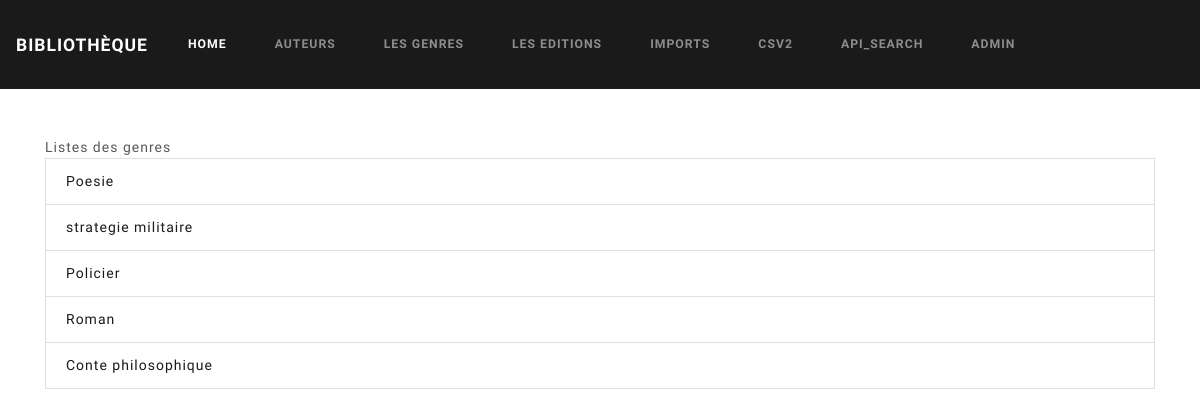
The page /biblio/genres/ on the database as committed earlier.
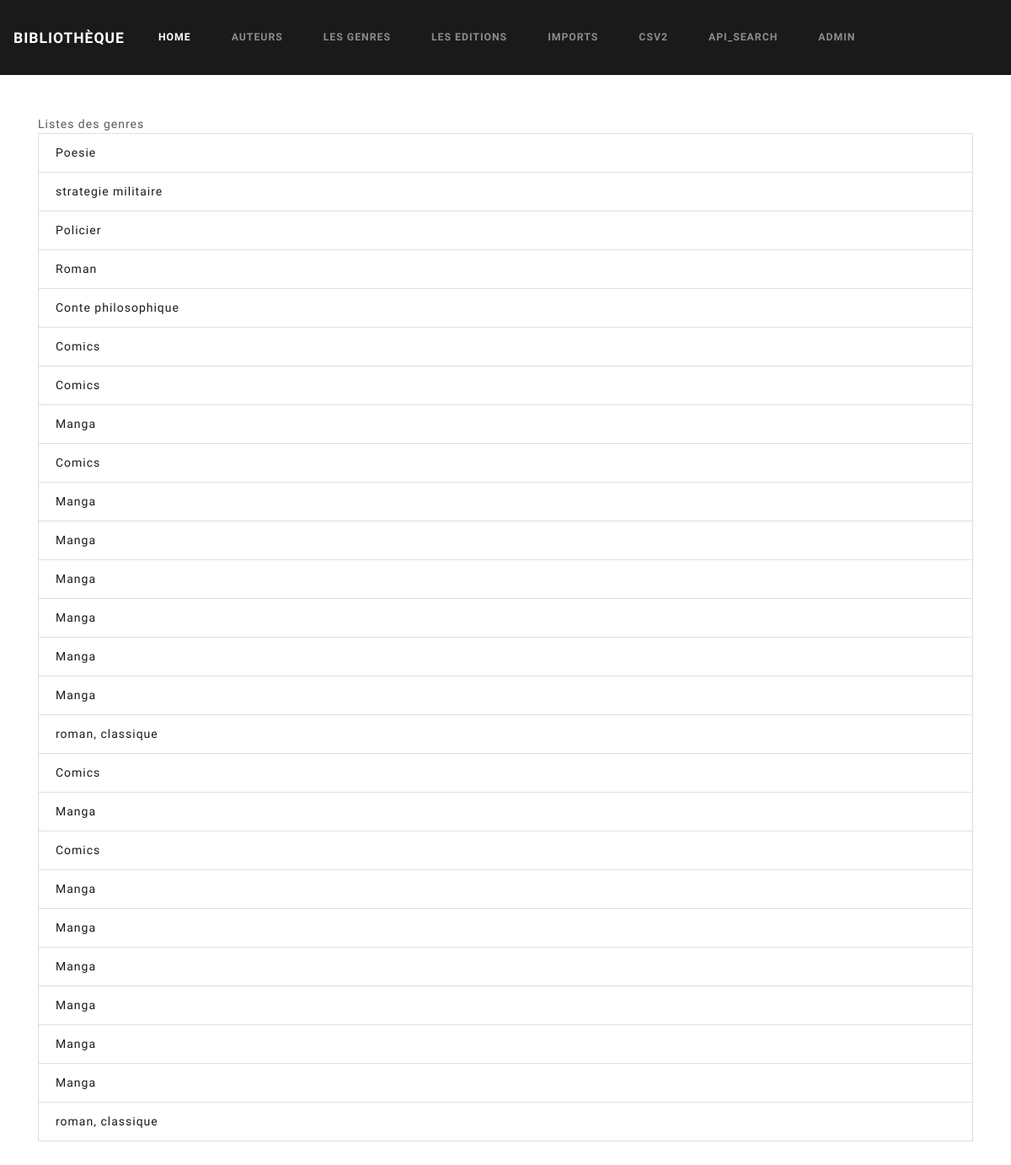
The same page on the database as committed later.
### biblio/models.py (models this page shows, shortened)
class Genre(models.Model):
    nom = models.CharField(max_length=100)

### biblio/views.py (the view)
# urls.py: path('genres/', views.genres, name="genres"),
def genres(request):
    genres = Genre.objects.all()
    return render(request, 'biblio/genres.html', {'genres':genres})

### biblio/templates/biblio/genres.html
{% extends "base.html" %}
{% block body %}
    <div class="container">
        <div class="row my-5">
            <div class="col-12">
                Listes des genres
            </div>
            <div class="col-12">
                {% if genres %}
                <ul class="list-group">
                    {% for genre in genres %}
                    <li class="list-group-item"><a href="{% url 'biblio:genre_detail' genre.id %}">{{ genre.nom}}</a></li>
                    {% endfor %}
                </ul>
                {% else %}
                <p>Author are no available.</p>
                {% endif %}
            </div>
        </div>
    </div>
{% endblock %}

### biblio/templates/base.html (shortened to what this page needs)
<!DOCTYPE html>
<html lang="en">
<head>
    <link href="https://bootswatch.com/4/lux/bootstrap.min.css" rel="stylesheet">
</head>
<body>
    <header>
           <nav class="navbar navbar-expand-lg navbar-dark bg-primary">
            <a class="navbar-brand" href="{% url 'biblio:index' %}">Bibliothèque</a>
            <div class="collapse navbar-collapse" id="navbarColor01">
              <ul class="navbar-nav mr-auto">
                <li class="nav-item active">
                  <a class="nav-link" href="{% url 'biblio:index' %}">Home
                  </a>
                </li>
                <li class="nav-item">
                  <a class="nav-link" href="{% url 'biblio:authors' %}">Auteurs
                  </a>
                </li>
                <li class="nav-item">
                  <a class="nav-link" href="{% url 'biblio:genres' %}">Les genres
                  </a>
                </li>
                <li class="nav-item">
                  <a class="nav-link" href="{% url 'biblio:editions' %}">Les Editions
                  </a>
                </li>
                <li class="nav-item">
                  <a class="nav-link" href="{% url 'biblio:imports' %}">Imports
                  </a>
                </li>
                <li class="nav-item">
                  <a class="nav-link" href="{% url 'biblio:csv2' %}">csv2
                  </a>
                </li>
                <li class="nav-item">
                  <a class="nav-link" href="{% url 'biblio:api_search' %}">api_search
                  </a>
                </li>
                <li class="nav-item">
                  <a class="nav-link" href="/admin">Admin
                  </a>
                </li>
            </div>
          </nav>
    </header>
    {% block body %}
    {% endblock %}
 </body>
</body>
</html>

Rows that differ between the two databases and show on the page:
added Genre: nom "Comics"
added Genre: nom "Comics"
added Genre: nom "Manga"
added Genre: nom "Comics"
added Genre: nom "Manga"
added Genre: nom "Manga"
added Genre: nom "Manga"
added Genre: nom "Manga"
added Genre: nom "Manga"
added Genre: nom "Manga"
added Genre: nom "roman, classique"
added Genre: nom "Comics"
added Genre: nom "Manga"
added Genre: nom "Comics"
added Genre: nom "Manga"
added Genre: nom "Manga"
added Genre: nom "Manga"
added Genre: nom "Manga"
added Genre: nom "Manga"
added Genre: nom "Manga"
added Genre: nom "roman, classique"
